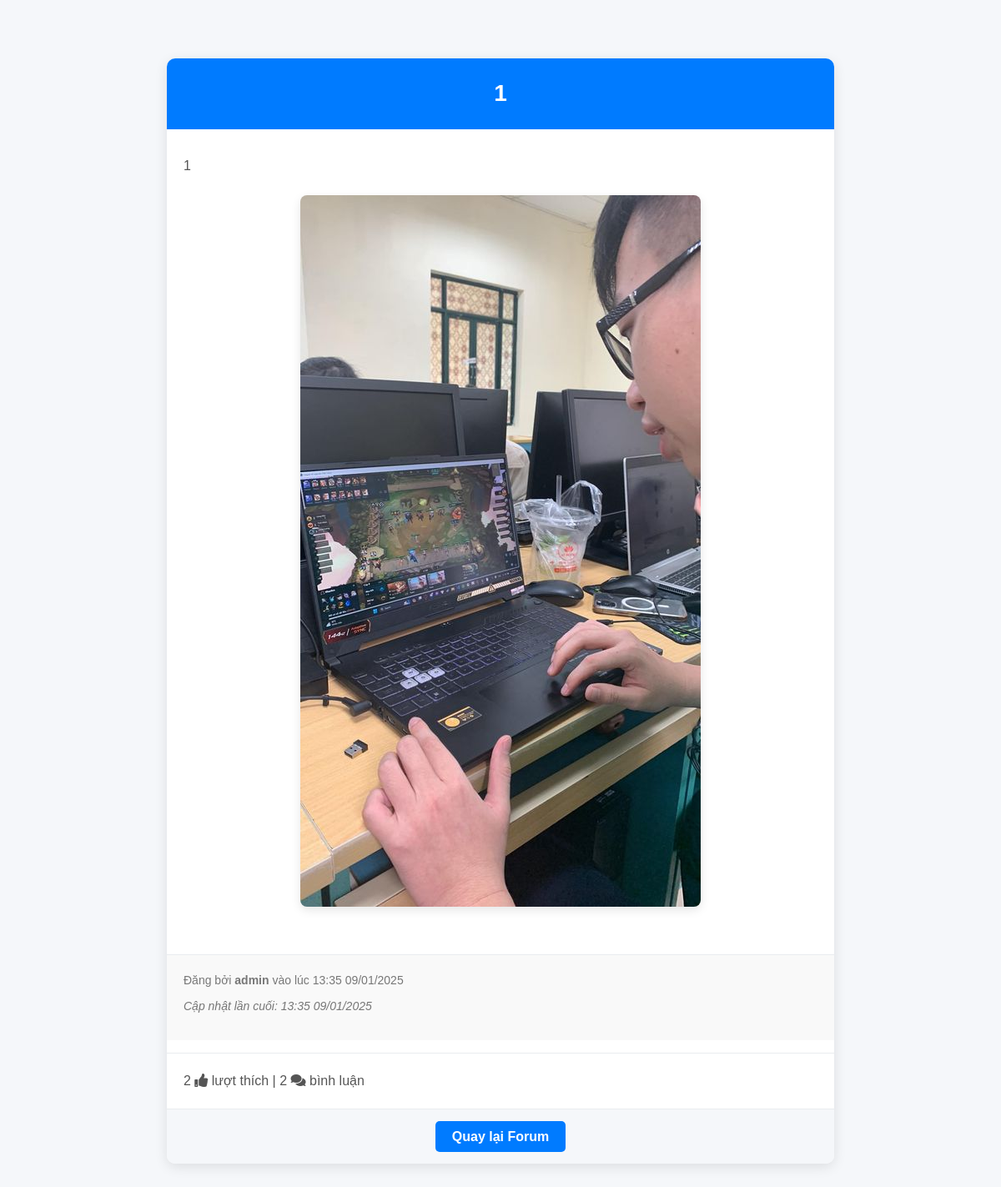
The page /forum/post/17/ (signed in) on the database its author committed.
### main/models.py (models this page shows, shortened)
class Post(models.Model):
    title = models.CharField(max_length=255)
    content = models.TextField()
    image = models.ImageField(upload_to='posts/images/', null=True, blank=True)  # Hình ảnh
    document = models.FileField(upload_to='posts/documents/', null=True, blank=True)  # Tài liệu
    video = models.FileField(upload_to='posts/videos/', null=True, blank=True)  # Video (Thêm mới)
    author = models.ForeignKey(User, on_delete=models.CASCADE, related_name='posts')
    created_at = models.DateTimeField(default=now)  # Thời gian bài viết được tạo
    updated_at = models.DateTimeField(auto_now=True)  # Thời gian bài viết được cập nhật
    likes = models.ManyToManyField(User, related_name='liked_posts', blank=True)
    def likes_count(self):
        return self.likes.count()

### main/views.py (the view)
# urls.py: path('forum/post/<int:post_id>/', views.post_detail, name='post_detail'),
@login_required
def post_detail(request, post_id):
    post = get_object_or_404(Post, id=post_id)
    comments = post.comments.all()
    return render(request, 'post_detail.html', {'post': post, 'comments': comments})

### main/templates/post_detail.html (shortened to what this page needs)
<!DOCTYPE html>
<html lang="en">
<head>
    {% load static %}
    <link rel="stylesheet" href="{% static 'css/style.css' %}">
    <link rel="stylesheet" href="https://cdnjs.cloudflare.com/ajax/libs/font-awesome/5.15.4/css/all.min.css">
</head>
<body>
    <div class="post-container">
        <header class="post-header">
            <h1>{{ post.title }}</h1>
        </header>
        <div class="post-content">
            <p>{{ post.content }}</p>
            {% if post.image %}
                <div class="post-image-container">
                    <img src="{{ post.image.url }}" alt="Post Image" class="post-image">
                </div>
            {% endif %}
        </div>
        <div class="post-metadata">
            <p>
                Đăng bởi
                {% if post.author.is_staff %}
                    <strong>Admin</strong>
                {% else %}
                    <strong>{{ request.session.display_name }}</strong>
                {% endif %}
                vào lúc {{ post.created_at|date:"H:i d/m/Y" }}
            </p>
            {% if post.updated_at != post.created_at %}
                <p><em>Cập nhật lần cuối: {{ post.updated_at|date:"H:i d/m/Y" }}</em></p>
            {% endif %}
        </div>
        <div class="post-actions">
            <p>
                <span id="post-likes-count">{{ post.likes_count }} <i class="fas fa-thumbs-up"></i> lượt thích</span> |
                <span id="post-comments-count">{{ post.comments.count }} <i class="fas fa-comments"></i> bình luận</span>
            </p>
        </div>
        <div class="back-to-forum">
            <a href="{% url 'forum_home' %}" class="btn btn-primary">Quay lại Forum</a>
        </div>
    </div>
</body>
</html>

### static/css/style.css (style rules this page uses)
body, h1, h2, p { margin: 0; padding: 0; box-sizing: border-box; }
body { font-family: Arial, sans-serif; background-color: #f9f9f9; line-height: 1.6; }
.post-image { flex: 0 0 150px; overflow: hidden; border-radius: 8px; }
.post-content { flex: 1; }
.post-content p { font-size: 14px; color: #555; margin-top: 10px; }
.post-metadata { font-size: 12px; color: #777; margin-top: 10px; }
.post-actions { display: flex; gap: 10px; align-items: center; margin-top: 15px; }
body, h1, h2, p, a { margin: 0; padding: 0; box-sizing: border-box; }
body { font-family: 'Arial', sans-serif; background-color: #f5f7fa; color: #333; line-height: 1.6; padding: 20px; }
.post-container { max-width: 800px; margin: 50px auto; background: #ffffff; border-radius: 10px; box-shadow: 0 4px 15px rgba(0, 0, 0, 0.1); overflow: hidden; }
.post-header { background-color: #007bff; color: white; padding: 20px; text-align: center; }
.post-header h1 { font-size: 28px; font-weight: bold; text-transform: uppercase; margin: 0; }
.post-content { padding: 20px; }
.post-content p { font-size: 16px; color: #555; margin-bottom: 20px; line-height: 1.8; }
.post-image-container { margin: 20px 0; text-align: center; }
.post-image { max-width: 100%; border-radius: 8px; box-shadow: 0 4px 12px rgba(0, 0, 0, 0.1); }
.post-metadata { padding: 20px; background-color: #f9f9f9; border-top: 1px solid #e9ecef; font-size: 14px; color: #777; line-height: 1.5; }
.post-metadata p { margin-bottom: 10px; }
.post-actions { padding: 20px; border-top: 1px solid #e9ecef; text-align: center; }
.post-actions p { font-size: 16px; color: #555; }
.back-to-forum { padding: 20px; text-align: center; background-color: #f5f7fa; border-top: 1px solid #e9ecef; }
.back-to-forum .btn-primary { padding: 10px 20px; font-size: 16px; font-weight: bold; background-color: #007bff; color: white; text-decoration: none; border-radius: 5px; transition: transform 0.2s, background-color 0.3s ease; }

### rows shown on the page
Post: title "1", content "1", image (picture), created_at "13:35 09/01/2025", updated_at "13:35 09/01/2025", likes_count "2", comments.count "2"

### other values the page prints
{{ request.session.display_name }} "admin"
